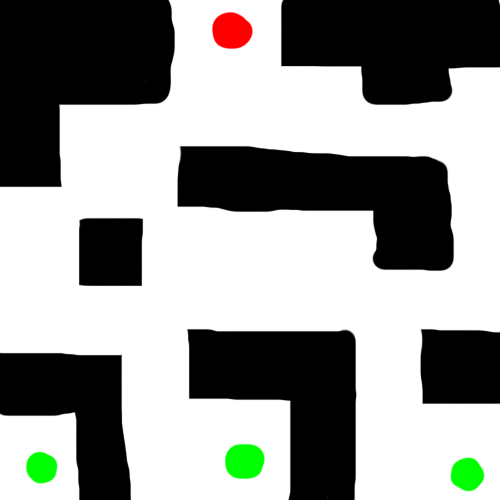
#> input picture 1.bmp, 500 x 500 px
$ python main.py
#> lines starting #> are read from the running program, lines starting #| are printed output that depends on the picture; long printed decimals are rounded
### principal.py
#Se importan las librerias necesarias para el funcionamiento
from numpy import asarray
import numpy as np
from PIL import Image
import itertools


im = asarray(Image.open('1.bmp'))
#> im is the input picture: shape (500, 500, 3); mean R, G, B 149.8, 151.4, 148.6
#> the answer given: 3

class principal(object):
	final_path = []
	# [21 lines left out: functions __init__, breadth_first, depth_first, not called in this run]


	def euclidea(self,punto1,punto2):
		distancia = np.sqrt((punto1[0]-punto2[0])**2 + (punto1[1]-punto2[1])**2)
		return distancia#devolvemos la distancia euclidea

	def chebyshev(self,punto1,punto2):
		return max((punto2[0]-punto1[0]),(punto2[1]-punto1[1]))#calculamos la distancia de chebyshev entre dos puntos


	# [48 lines left out: functions A_estrella, remove_choice, graph_search, not called in this run]


#El código anterior es una clase que resuelve problemas usando una búsqueda en grafos. Esta clase contiene varias funciones útiles para la solución del problema. Estas funciones incluyen: breadth_first, depth_first, euclidea, chebyshev, A_estrella y remove_choice. Estas funciones permiten al problema encontrar el camino óptimo a través de un grafo. El método graph_search es el método principal que se utiliza para encontrar la solución óptima al problema. Esta función recorre el grafo y busca los caminos posibles para llegar a la solución óptima.

#Se define la clase Framework que contiene los atributos necesarios para el funcionamiento del framework
class Framework(object):
	initial = ()
	matrix = []
	goal = ()
	met = 0
	# [41 lines left out: functions __init__, actions, result, goal_test, not called in this run]

#Se define la funcion step_cost que devuelve el costo de una acción dada dos posiciones
	def step_cost(self,s0,a,s1):
		return 1

#Se define la función path_cost que devuelve el costo total de un conjunto de estados
	def path_cost(self,estados):
		return len(estados)

#Se define la función get_goal que devuelve una lista de los objetivos en el mapa.
	# [9 lines left out: function get_goal, not called in this run]


def discretizar(im,n):
#> called with n = 3
    vector = np.array(im)
    size = vector.shape
#> size = (500, 500, 3)
    filas = int(size[0]/n)
#> filas = 166
    columnas = int(size[1]/n)
#> columnas = 166
    matrix = np.zeros((filas,columnas,3))
    for i in range(0,filas):
        for j in range(0,columnas):
            tuple = vector[i*n:(i*n)+n,j*n:(j*n)+n,:]
            v = np.mean(tuple,axis=(0,1))
            matrix[i,j,:] = v
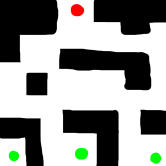
#> matrix: shape (166, 166, 3) float64; mean R, G, B 149.5, 151.1, 148.3
    return matrix


# [42 lines left out: functions determinate, dibujarSolucion, createMatrix, not called in this run]

### nodo.py
class node(object):
	es_inicial = False
	x = 0
	y = 0
	color = ()
	def __init__(self,es_inicial,x,y,color):
		self.es_inicial = es_inicial
		self.x = x
		self.y = y
		self.color = color
#El código anterior define una clase llamada node que se usa para crear objetos que representan nodos en un gráfico. Esta clase tiene cuatro atributos: initial (booleano), x, y (enteros) y color (tupla). El método __init__ se usa para inicializar los atributos de cada nodo cuando se crea.

### main.py
from nodo import node
from PIL import Image #ip install pillow
from principal import Framework as fw
import numpy as np
import cv2 #pip install opencv-python
import principal as p
from principal import principal

class Laberinto(object):
    nodes = []
    def __init__(self,matriz):

        x = 0
        while x < len(matriz):
            contador=0
            contador2 =0
            nodos = []#lista para guardar los nodos
            y = 0
            while y < len(matriz):
                if int(matriz[x][y][0]) >= 230 and int(matriz[x][y][1]) >= 0 and int(matriz[x][y][1]) <= 20 and int(matriz[x][y][2]) >= 0 and int(matriz[x][y][2]) <= 20 and contador == 0:
                    nodos.append(node(True,x,y,(int(matriz[x][y][0]),int(matriz[x][y][1]),int(matriz[x][y][2]))))
                    contador = 1 #el nodo es inicial ya que es 255,0,0
                    print("X:",x,"Y:",y,"RGB:",matriz[x][y])

                # elif(contador2==0):
                #     nodos.append(node(True,x,y,(int(matriz[x][y][0]),int(matriz[x][y][1]),int(matriz[x][y][2]))))
                #     contador=1
                else:
                    nodos.append(node(False,x,y,(int(matriz[x][y][0]),int(matriz[x][y][1]),int(matriz[x][y][2]))))
                    #print("X:",x,"Y:",y,"RGB:",matriz[x][y])
                y += 1
            self.nodes.append(nodos)
            x += 1
#> this loop made 166 passes
#> (contador2, x) on pass 1: (0, 1)
#| X: 5 Y: 73 RGB: [254.333  19.          19.444]
#| X: 6 Y: 72 RGB: [254.333   7.           7.444]
#| X: 7 Y: 72 RGB: [2.54000000e+02 2.22222222e-01 7.77777778e-01]
#| X: 8 Y: 71 RGB: [254.222   4.889   5.111]
#| X: 9 Y: 71 RGB: [254.111   0.5556   0.3333]
#| X: 10 Y: 71 RGB: [253.889   0.5556   0.5556]
#| X: 11 Y: 71 RGB: [254.444   7.556   7.444]
#| X: 12 Y: 72 RGB: [254.   0.   0.]
#> (further printed lines are left out)
# Se crea una clase Laberinto, que contiene un atributo nodos, una lista que guarda los objetos de tipo node.
# En el constructor __init__ se itera sobre la matriz que se recibe como parámetro, y se crean nodos con sus respectivos atributos.
# El contador se usa para determinar si el nodo es el inicial, ya que en la matriz solo hay uno.


def iniciar():
    n = int(input("Ingrese n:\n"))
    mat = p.discretizar(p.im,n) # Carga la imagen mediante p.im con imagen.open, como segundo parametro recibe n, define la calidad de la imagen.
    # print("mat es : ")
    # print(mat)
    nodos =Laberinto(mat) # Creamos los nodos a partir de la matriz generada por la imagen y por n.
    # print("Nodos es : ")
    # print(nodos.nodes)
    varInicial = ()#Se crea una variable llamada varInicial
    x = 0 #Se define la variable x iniciandola en 0, esto se usara para saber cual es el vector inicial.
    for row in nodos.nodes: #Se define el vector inicial.
        for item in row:
            if(item.es_inicial and x == 1):
                varInicial = (item.x,item.y)#Cuando encuentre un valor de 255 ,0 ,0 osea un rojo lo define como punto inicial.
            x=x=1
    print("La posicion del nodo inicial es "+str(varInicial)) #Se muestra el vector.

    discret_matrix = Image.fromarray(mat.astype(np.uint8))
    final_matrix = discret_matrix.resize((1000, 1000))
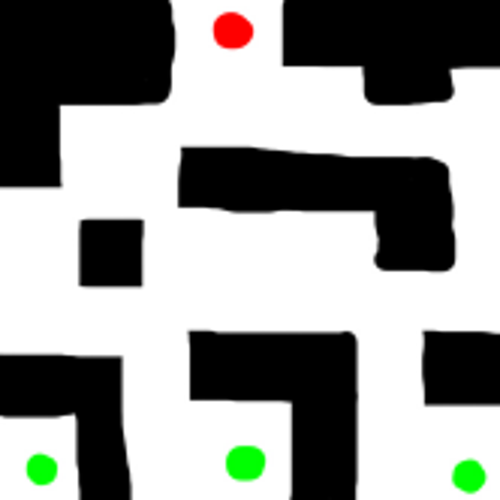
#> final_matrix: PIL image 1000x1000 RGB (shown at 1/2 size); mean R, G, B 149.4, 151.1, 148.3
    final_matrix.show()
    final_matrix.save("imagenGuardada.bmp")
    while True:
        print("Seleccione el algoritmo:\n1.Breadth First Search (BFS)\n2.Depth First Search (DFS)\n3.A* con Euristica Euclidiana\n4.A* con Euristica Chebyshev\n5.salir")
        option = input()
        print("opcion es igual a ",option)
        if option == "1":
            problem1 = fw(nodos.nodes,varInicial,1)
            solucion1 = principal(problem1)
            image_solution(solucion1,problem1,mat,1)
        elif option == "2":
            print("Entre al 2")
            problem2 = fw(nodos.nodes,varInicial,2)
            solucion2 = principal(problem2)
            image_solution(solucion2,problem2,mat,2)
        elif option == "3":
            problem3 = fw(nodos.nodes,varInicial,3)
            solucion3 = principal(problem3)
            image_solution(solucion3,problem3,mat,3)
        elif option == "4":
            problem4 = fw(nodos.nodes,varInicial,4)
            solucion4 = principal(problem4)
            image_solution(solucion4,problem4,mat,4)
        elif option == "5":
            break
        else:
            print("Selecciona una opcion: ")


def image_solution(solucion,problem,matrix,n):
    print("La solucion es:")
    print(solucion)
    print("El problema es:")
    print(problem)
    print("La matrix es:")
    print(matrix)
    color = (93,173,226) if n == 1 else (186,74,0) if n == 2 else (66,0,50) if n == 3 else (247,220,111)
    sol = matrix
    if solucion.final_path == False:
        print ('No hay solucion')
    else:
        for pix in solucion.final_path:
            if pix == problem.initial or pix in problem.goal:
                pass
            else:
                sol[pix[0]][pix[1]] = color


    new_im = Image.fromarray(matrix.astype(np.uint8))
    new_image = new_im.resize((1000, 1000))
    new_image.show()
    print ('La solucion es:')
    new_image.save("solucion"+str(n)+".bmp")


#> (the run stopped early here; a loop or call above may not have finished)

$ run again, with 6.bmp copied over 1.bmp
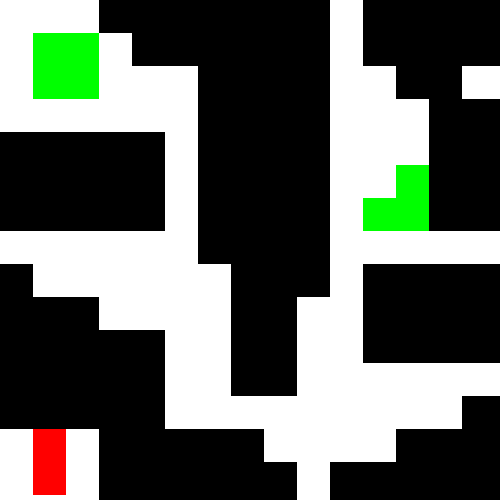
#> input picture 6.bmp, 500 x 500 px
#> im is the input picture: shape (500, 500, 3); mean R, G, B 98.9, 104.5, 96.7
#> after the loop in discretizar, `for i in range(0,filas):`:
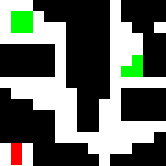
#> matrix: shape (166, 166, 3) float64; mean R, G, B 99.2, 104.8, 97
#> the loop in __init__, `while x < len(matriz):` made 166 passes
#> (contador2, x) on pass 1: (0, 1)
#> (printed output is left out)
#> in iniciar, `final_matrix = discret_matrix.resize((1000, 1000))`:
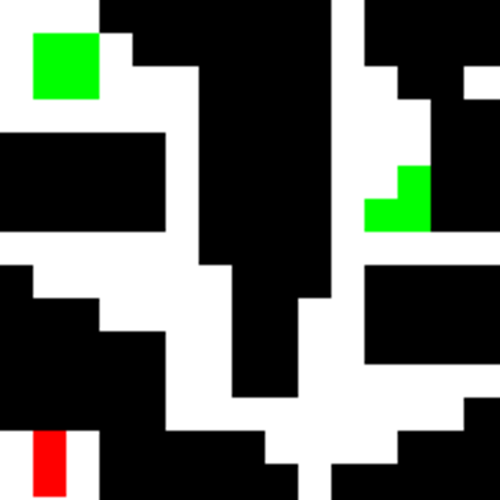
#> final_matrix: PIL image 1000x1000 RGB (shown at 1/2 size); mean R, G, B 99.2, 104.8, 97

$ run again, with 7.bmp copied over 1.bmp
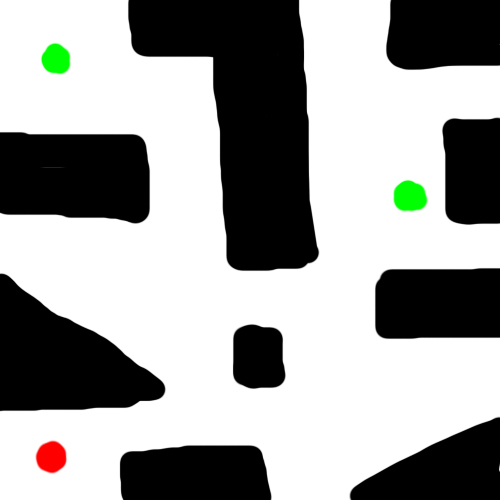
#> input picture 7.bmp, 500 x 500 px
#> im is the input picture: shape (500, 500, 3); mean R, G, B 157.7, 158.4, 156.9
#> after the loop in discretizar, `for i in range(0,filas):`:
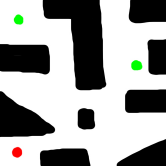
#> matrix: shape (166, 166, 3) float64; mean R, G, B 158.2, 158.9, 157.4
#> the loop in __init__, `while x < len(matriz):` made 166 passes
#> (contador2, x) on pass 1: (0, 1)
#> (printed output is left out)
#> in iniciar, `final_matrix = discret_matrix.resize((1000, 1000))`:
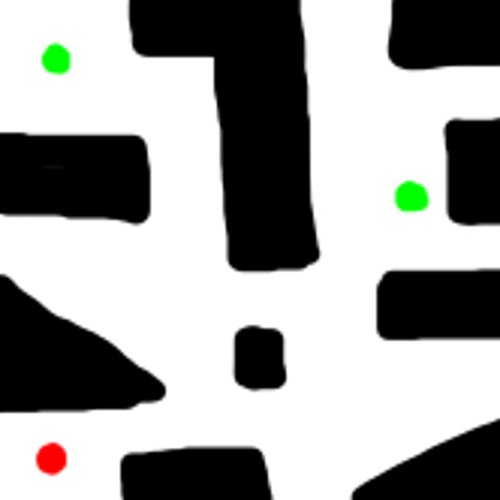
#> final_matrix: PIL image 1000x1000 RGB (shown at 1/2 size); mean R, G, B 158.1, 158.9, 157.3

$ run again, with solucion1.bmp copied over 1.bmp
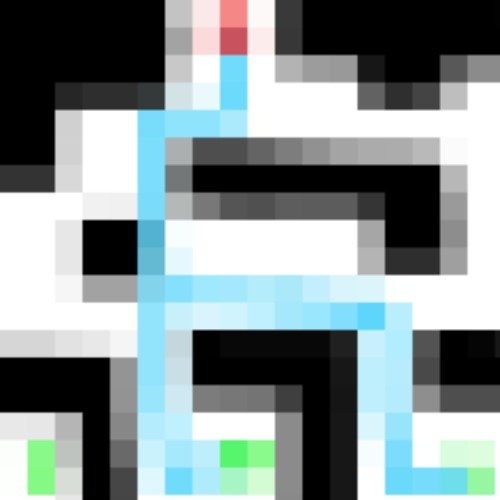
#> input picture solucion1.bmp, 500 x 500 px
#> im is the input picture: shape (500, 500, 3); mean R, G, B 134.1, 147.3, 148.5
#> after the loop in discretizar, `for i in range(0,filas):`:
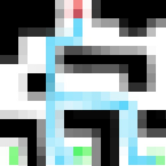
#> matrix: shape (166, 166, 3) float64; mean R, G, B 133.7, 147, 148.2
#> the loop in __init__, `while x < len(matriz):` made 166 passes
#> (contador2, x) on pass 1: (0, 1)
#> in iniciar, `final_matrix = discret_matrix.resize((1000, 1000))`:
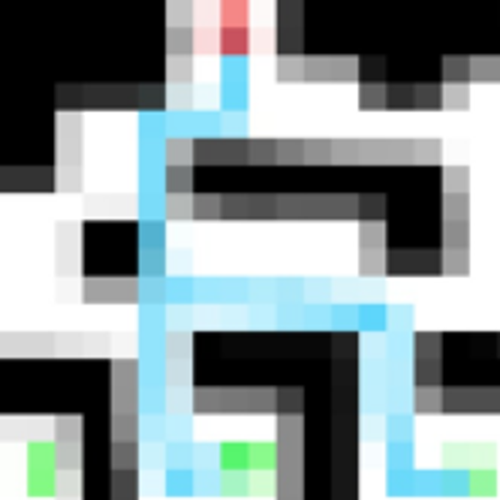
#> final_matrix: PIL image 1000x1000 RGB (shown at 1/2 size); mean R, G, B 133.5, 146.8, 148
